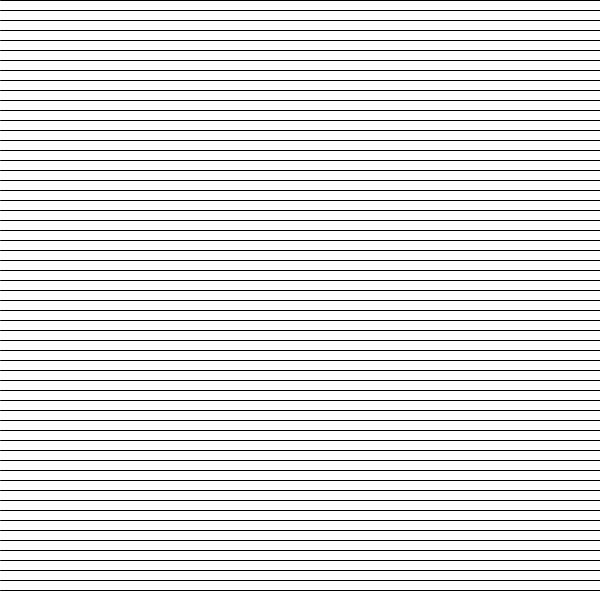
Frame 1 (no input)
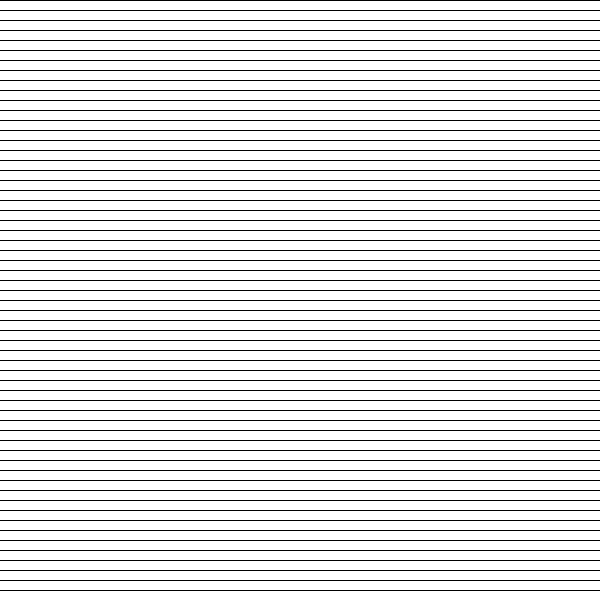
Frame 60 (the mouse pressed at the canvas centre just before this capture)
Frame 120 (the mouse held since frame 60 and released just before this capture): identical to frame 60, image omitted

The Processing sketch that drew these frames (run headless with seeded random() and noise(); from frame 60 on, the mouse is pressed at the canvas centre):

// Processing sketch: processing_33249
// ── processing_33249.pde

/*
This code goes with Day06_forloops_01 so you can compare. 

This demonstrates how for loops run every time the program runs.
*/

int line_y = 0;
int space_between_lines = 10;

void setup() {
  size(600, 600);
  //White background for high contrast
  background(255);
  //low frameRate so you can see the computer draw
  frameRate(10);
}

void draw() {
  //Starting with line_y set to 0; 
  //repeat while line_y is < the height of the screen;
  //set line_y to itself + space_between_lines
  for (line_y = 0; line_y < height; line_y = line_y + space_between_lines) {
    //draw a horizontal line all the way across the screen
    line(0, line_y, width, line_y);
  }
}
